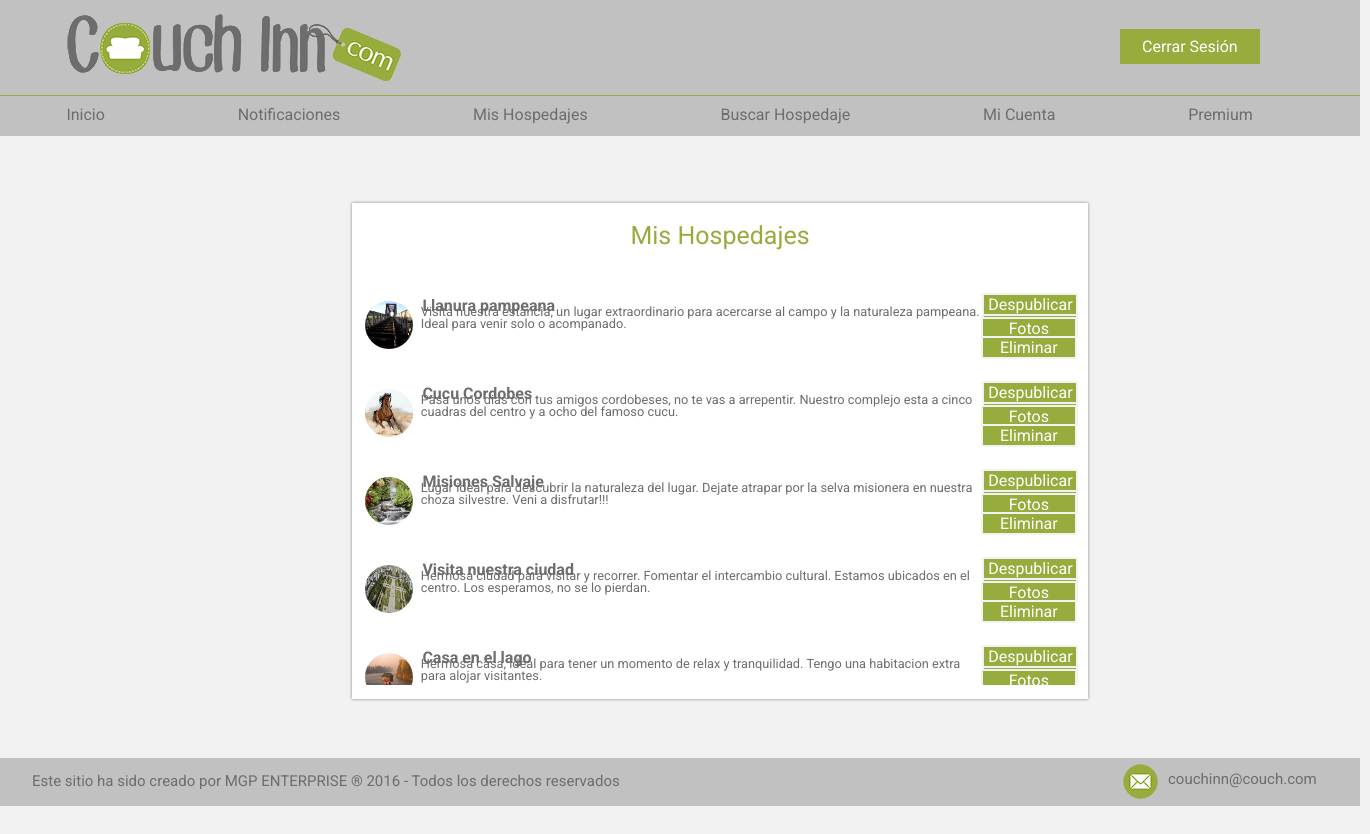
The page /Login_MisCouch.php (signed in) on the database its author committed.
### tables this page shows
CREATE TABLE IF NOT EXISTS `couch` (
`idCouch` int(11) NOT NULL,
  `idUComun` int(11) NOT NULL,
  `Titulo` varchar(30) NOT NULL,
  `idTipo` int(11) NOT NULL,
  `Capacidad` int(2) NOT NULL,
  `idProvincias` int(2) NOT NULL,
  `idDepartamentos` int(3) NOT NULL,
  `idLocalidades` int(4) NOT NULL,
  `Descripcion` varchar(140) NOT NULL,
  `Puntaje` double NOT NULL,
  `Publicado` tinyint(1) NOT NULL
);

CREATE TABLE IF NOT EXISTS `imagenes` (
`idImagenes` int(11) NOT NULL,
  `idCouch` int(11) NOT NULL,
  `Nombre` varchar(25) NOT NULL,
  `Imagen` longblob NOT NULL
);

### Login_MisCouch.php (the view, shortened to what this page needs)
<!DOCTYPE html>
<head>
	<link rel ="stylesheet" type ="text/css" href ="Estilos_Login_MisCouch.css"/>
</head>
<body>
	<?php
		include("Login_Cabeza.php");
	?>
	<div id= "cuerpo">
		<?php
			include("Login_Menu.php");
		?>
		<div id= "lista">
			<div id= "titulo">
				<p> Mis Hospedajes </p>
			</div>
			<div id= "subLis">
				<?php
					$query = "SELECT * FROM couch WHERE idUComun=".$_SESSION['idUComun']." ORDER BY idCouch DESC";
					$q = mysql_query($query, $link);
					$num=mysql_num_rows ($q);
					if ($num <> 0) {
						for ($i=0; $i<$num; $i++) {
							echo '<div id="fila">';
							$resCouch=mysql_fetch_array($q);
							$query = "SELECT * FROM imagenes WHERE idCouch='".$resCouch['idCouch']."'";
							$qe = mysql_query($query, $link);
							$resImg=mysql_fetch_array($qe);
							echo '<a href="Login_Ver_Couchs_Detalles.php?couch='.$resCouch['idCouch'].'&img='.$resImg['idImagenes'].'">';
							echo '<div id="imag">';
								if ($resImg['Imagen']) {
									$dir = $resImg['Imagen'];
									echo'<img class="redondo" src="'.$dir.'" width="74" height="74"/>';
								}
								else {
									echo'<img class="redondo" src="Imagen/sillon.png" width="74" height="74"/>';
								}
							echo '</div>';
							echo '<div id="titu">';
								echo '<b> '.$resCouch['Titulo'].' </b>';
							echo '</div>';
							echo '<div id="publicar">';
								if ($resCouch['Publicado'] == 0) {
									echo '<form action="Login_Despublicar_Couch.php" method="post">';
										echo '<input type="submit" value="Despublicar"/>';
									echo '</form>';
								}
								else {
									echo '<form action="Login_Publicar_Couch.php" method="post">';
										echo '<input type=hidden name="couch" value="'.$resCouch['idCouch'].'"/>';
										echo '<input type="submit" value="Publicar"/>';
									echo '</form>';
								}
							echo '</div>';
							echo '<div id="editar">';
								echo '<form action="Login_Modificar_Couch.php" method="post">';
								echo '</form>';
							echo '</div>';
							echo '<div id="des">';
								echo '<p> '.$resCouch['Descripcion'].' </p>';
							echo '</div>';
							echo '<div id="foto">';
								echo '<form action="Login_Modificar_Couch_Fotos.php" method="get">';
									echo '<input type="submit" value="Fotos"/>';
								echo '</form>';
							echo '</div>';
							echo '<div id="eliminar">';
								echo '<form action="Login_Eliminar_Couch.php" method="post">';
									echo '<input type="submit" value="Eliminar"/>';
								echo '</form>';
							echo '</div>';
							echo '</a>';
							echo '</div>';
						}
					}
					else {
						echo '<div id="noCouch">';
							echo '<p> No tiene ningun hospedaje publicado hasta el momento </p>';
						echo '</div>';
					}
				?>
			</div>
		</div>
	</div>
	<?php
		include("Pie.php");
	?>
</body>
</html>

### Estilos_Login_MisCouch.css (style rules this page uses)
* { margin: 0; padding: 0; -webkit-box-sizing: border-box; -moz-box-sizing: border-box; box-sizing: border-box; }
body { background: #f2f2f2; font-family: "Roboto"; border-top: 30px ; }
#cuerpo { width: 70em; padding-top:5.99em; }
#titulo { font-family: "Roboto"; font-size: 25px; color: #96ac3c; text-align: center; padding-bottom:-6px; padding-top: 1.5em }
#lista { width: 46em; height: 31em; margin-top: 0.7em; margin-left:22em; margin-bottom: 3.7em; background: #fff; box-shadow: 0px 0px 3px grey; }
#subLis { float: left; width: 46em; height: 25em; margin-top: 2em; margin-left: 0em; overflow-y: scroll; overflow-x: hidden; }
#titulo { font-family: "Roboto"; font-size: 25px; color: #96ac3c; text-align: center; padding-bottom: 5px; padding-top: 20px }
#fila { float: left; width: 60em; height: 5em; margin-top: 0.5em; margin-left: 0em; }
#imag { float: left; width: 4em; height: 5em; margin-left: 0.3em; }
.redondo { width: 3em; height: 3em; margin-top: 0.5em; margin-left: 0.5em; border-radius: 800px; overflow: hidden; }
#titu { float: left; width: 35em; height: 1.2em; margin-top: 0.5em; margin-left: 0.5em; }
#titu { font-size: 16px; margin-top: 0.3em; margin-left: 0.1em; color: #6d6d6d; }
#des { float: left; width: 35em; height: 2.5em; margin-left: 0em; margin-top:-0.7em; }
#des p { font-size: 0.8em; margin-top: 0em; margin-left: 0em; color: #6d6d6d; }
#publicar { float: left; width: 6em; height: 1.2em; margin-top: 0em; margin-left: 0em; }
#editar { float: left; width: 6em; height: 1.2em; margin-top: 1.3em; margin-left: -6em; }
#foto { float: left; width: 6em; height: 1.2em; margin-top: 0em; margin-left: 0em; }
#eliminar { float: left; width: 6em; height: 1.2em; margin-top: 1.2em; margin-left: -6em; }
input[type="submit"] { background: #96AC3C; border-radius: 1px; border: 2px solid #f2f2f2; color: #fff; cursor: pointer; display: inline-block; font-family: "Roboto"; font-size: 16px; padding: 0px; width: 100%; -webkit-transition: all 0.3s ease; -o-transition: all 0.3s ease; transition: all 0.3s ease; }

### Estilos_Login_Menu.css (style rules this page uses)
body { line-height: 1; }
body { font-family: "Roboto"; }

### rows shown on the page
couch: imagenes.Imagen (picture), Titulo "Llanura pampeana", Descripcion "Visita nuestra estancia, un lugar extraordinario para acercarse al campo y la naturaleza pampeana. Ideal para venir solo o acompanado."
couch: imagenes.Imagen (picture), Titulo "Cucu Cordobes", Descripcion "Pasa unos dias con tus amigos cordobeses, no te vas a arrepentir. Nuestro complejo esta a cinco cuadras del centro y a ocho del famoso cucu."
couch: imagenes.Imagen (picture), Titulo "Misiones Salvaje", Descripcion "Lugar ideal para descubrir la naturaleza del lugar. Dejate atrapar por la selva misionera en nuestra choza silvestre. Veni a disfrutar!!!"
couch: imagenes.Imagen (picture), Titulo "Visita nuestra ciudad", Descripcion "Hermosa ciudad para visitar y recorrer. Fomentar el intercambio cultural. Estamos ubicados en el centro. Los esperamos, no se lo pierdan."
couch: imagenes.Imagen (picture), Titulo "Casa en el lago", Descripcion "Hermosa casa, ideal para tener un momento de relax y tranquilidad. Tengo una habitacion extra para alojar visitantes."
